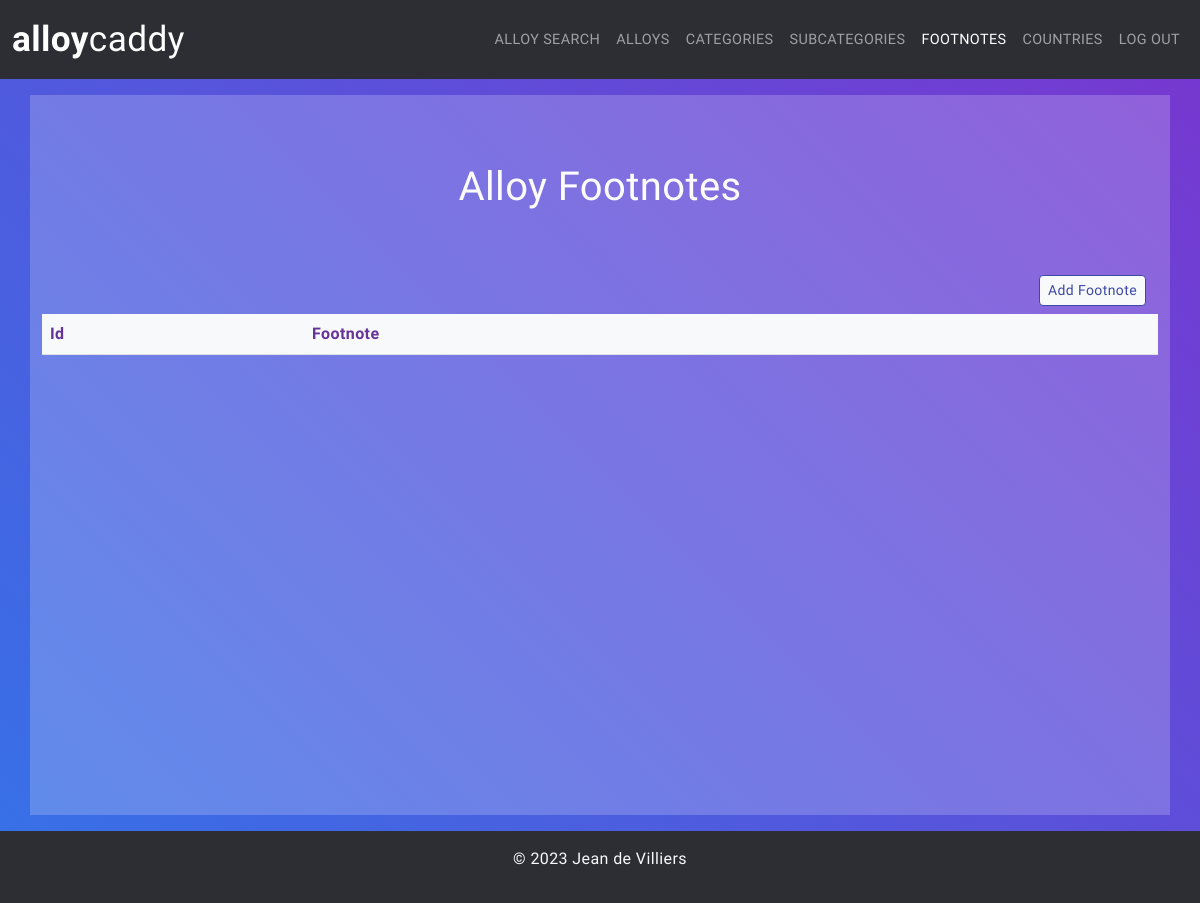
Page /footnotes/ (signed in) on the earlier database version.
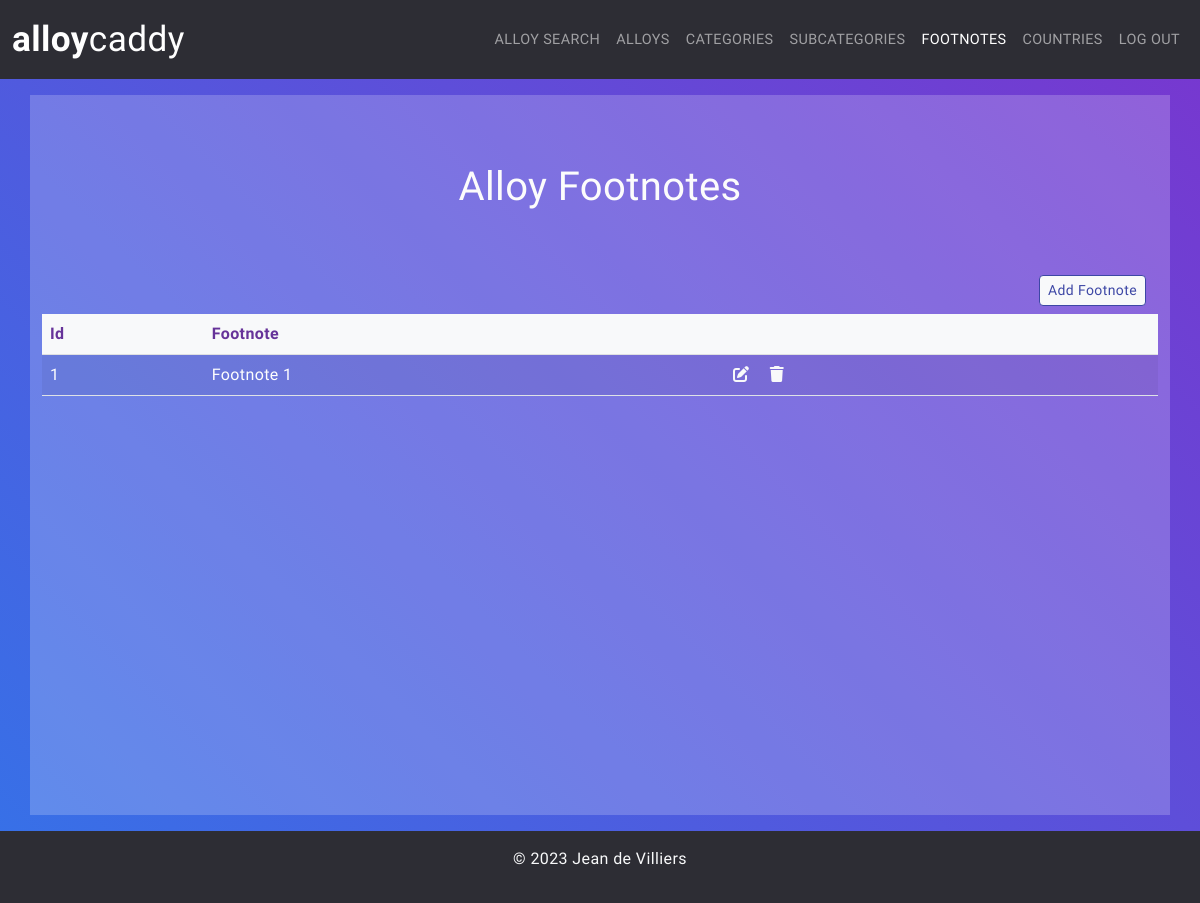
Same page on the later database version.
### alloylookup/models.py (models this page shows, shortened)
class Footnote(models.Model):
    footnote_id = models.IntegerField(
        null=False,
        blank=False,
        unique=True
    )
    footnote = models.CharField(
        max_length=300,
        null=False,
        blank=False
    )

### alloylookup/views.py (the view)
@login_required(login_url='account_login')
def get_footnotes_list(request):
    page_title = "Alloy Footnotes"
    footnotes = Footnote.objects.all()
    context = {
        "footnotes": footnotes,
        "page_title": page_title
    }
    return render(
        request,
        'alloylookup/footnotes_list.html',
        context
        )

### alloylookup/templates/alloylookup/footnotes_list.html
{% extends 'alloylookup/base.html' %}
{% block content %}
<div class="container">
    <div class="row">
        <div class="col d-flex p-2 justify-content-center">
            <h1>{{ page_title }}</h1>
        </div>
    </div>
    <div class="row">
        <div class="col d-flex justify-content-end py-2">
            {% if request.user.is_staff %}
                <a aria-current="page" href="/create-footnote/" class="btn btn-sm btn-outline-primary ms-2 btn-light">Add Footnote</a>
            {% endif %}
        </div>
    </div>
</div>
<div class="table-responsive">
    <table class="table table-striped table-responsive">
        <thead class="table-light">
            <tr>
                <th scope="col">Id</th>
                <th scope="col">Footnote</th>
                <th scope="col"></th>
            </tr>
        </thead>
        <tbody>
            {% for footnote in footnotes %}
                <tr>
                    <td>{{ footnote.footnote_id }}</td>
                    <td>
                        {{ footnote.footnote }}
                    </td>
                    <td>
                        <a title="Update Footnote" class="p-2 bd-highlight text-light" role="button" aria-label="Update Footnote" href="{% url 'update_footnote' footnote.id %}">
                            <i class="fa fa-pen-to-square"></i>
                        </a>
                        <a title="Delete Footnote" class="p-2 bd-highlight text-light" role="button" aria-label="Delete Footnote" href="{% url 'delete_footnote' footnote.id %}">
                            <i class="fa fa-trash"></i>
                        </a>
                    </td>
                </tr>
            {% endfor %}
        </tbody>
    </table>
</div>
{% endblock %}

Differences in the rows shown:
added Footnote: footnote_id "1", footnote "Footnote 1"
